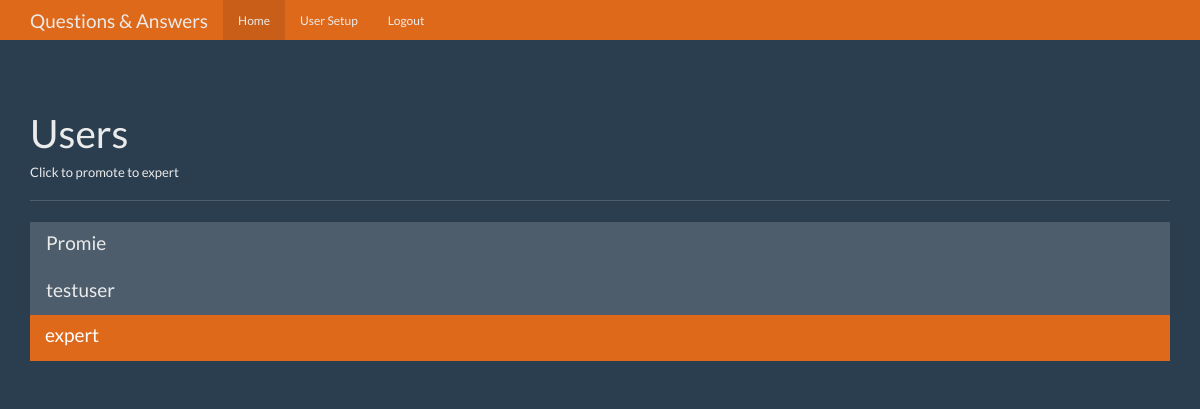
The page /users (signed in) on the database as committed earlier.
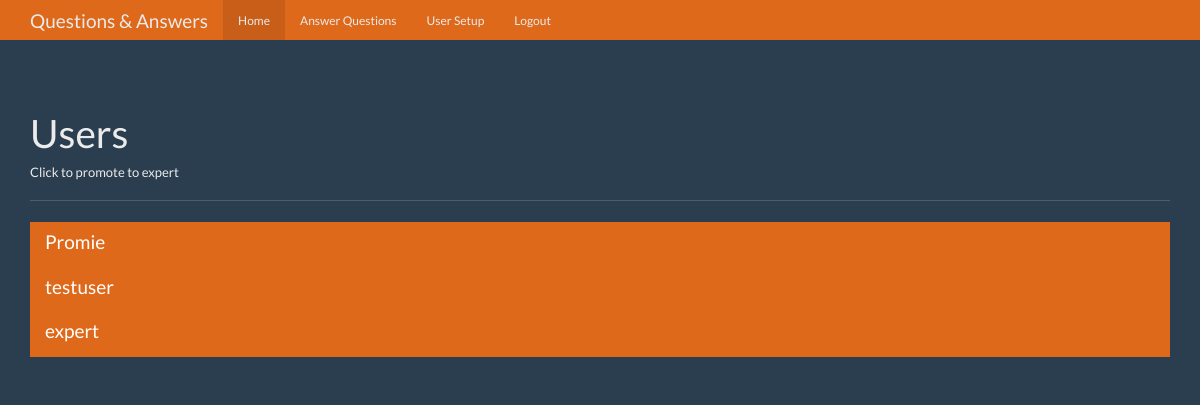
The same page on the database as committed later.
### tables this page shows
CREATE TABLE users(
    id integer primary key autoincrement,
    name text not null,
    password text not null,
    expert boolean not null,
    admin boolean not null
);

### app.py (the view)
@app.route('/users')
def users():
    user = get_current_user()
    db = get_db()
    user_cur = db.execute('''
                SELECT
                    id, name, expert, admin
                FROM
                    users
    ''')
    users_results = user_cur.fetchall()
    return render_template('users.html', title='Users', user=user, users_results=users_results)

### app.py (called while the page is built)
def get_current_user():
    user_result = None
    if 'user' in session:
        user = session['user']
        db = get_db()
        user_cur = db.execute('''
                    SELECT
                        id, name, password, expert, admin
                    FROM
                        users
                    WHERE
                        name = ?
        ''', [user])
        user_result = user_cur.fetchone()
    return user_result

### database.py (called while the page is built)
def connect_db():
    sql = sqlite3.connect(r'C:\Users\pyutasane\Dropbox\Github\question-answer\qa.db')
    sql.row_factory = sqlite3.Row
    return sql

def get_db():
    if not hasattr(g, 'sqlite3_db'):
        g.sqlite_db = connect_db()
    return g.sqlite_db

### templates/users.html
{% extends 'layout.html' %}
{% block content %}
      <div class="page-header">
        <h1>Users</h1>
        <h6>Click to promote to expert</h6>
      </div>
      <div class="row">
        <div class="col-lg-12">
          <div class="list-group">
            {% for user in users_results %}
            <a href="{{ url_for('promoted', user_id=user['id']) }}" class="list-group-item {% if user['expert'] == 1 %}active{% endif %}">
              <h4 class="list-group-item-heading">{{ user['name'] }}</h4>
            </a>
            {% endfor %}
          </div>
        </div>
      </div>
{% endblock content %}

### templates/layout.html (shortened to what this page needs)
<!DOCTYPE html>
<html lang="en">
  <head>
    <link href="{{ url_for('static', filename='bootstrap.min.css') }}" rel="stylesheet">
    <link href="{{ url_for('static', filename='theme.css') }}" rel="stylesheet">
  </head>
  <body>
    <nav class="navbar navbar-inverse navbar-fixed-top">
      <div class="container">
        <div class="navbar-header">
          <a class="navbar-brand" href="{{ url_for('index') }}">Questions & Answers</a>
        </div>
        <div id="navbar" class="navbar-collapse collapse">
          <ul class="nav navbar-nav">
            <li class="active"><a href="{{ url_for('index') }}">Home</a></li>
            {% if user and user['expert'] == 1 %}
                <li><a href="{{ url_for('answer') }}">Answer Questions</a></li>
            {% endif %}
            {% if user and user['admin'] == 1 %}
                <li><a href="{{ url_for('users') }}">User Setup</a></li>
            {% endif %}
            {% if user %}
                <li><a href="{{ url_for('logout') }}">Logout</a></li>
            {% endif %}
          </ul>
        </div>
      </div>
    </nav>
    <div class="container theme-showcase" role="main">
        {% block content %}{% endblock %}
    </div>
  </body>
</html>

### static/theme.css (style rules this page uses)
body { padding-top: 70px; padding-bottom: 30px; }

Rows that differ between the two databases and show on the page:
changed users "Promie": expert False → True (drawn)
changed users "testuser": expert False → True (drawn)
Other text that changed with them:
text now shown: "Answer Questions"
